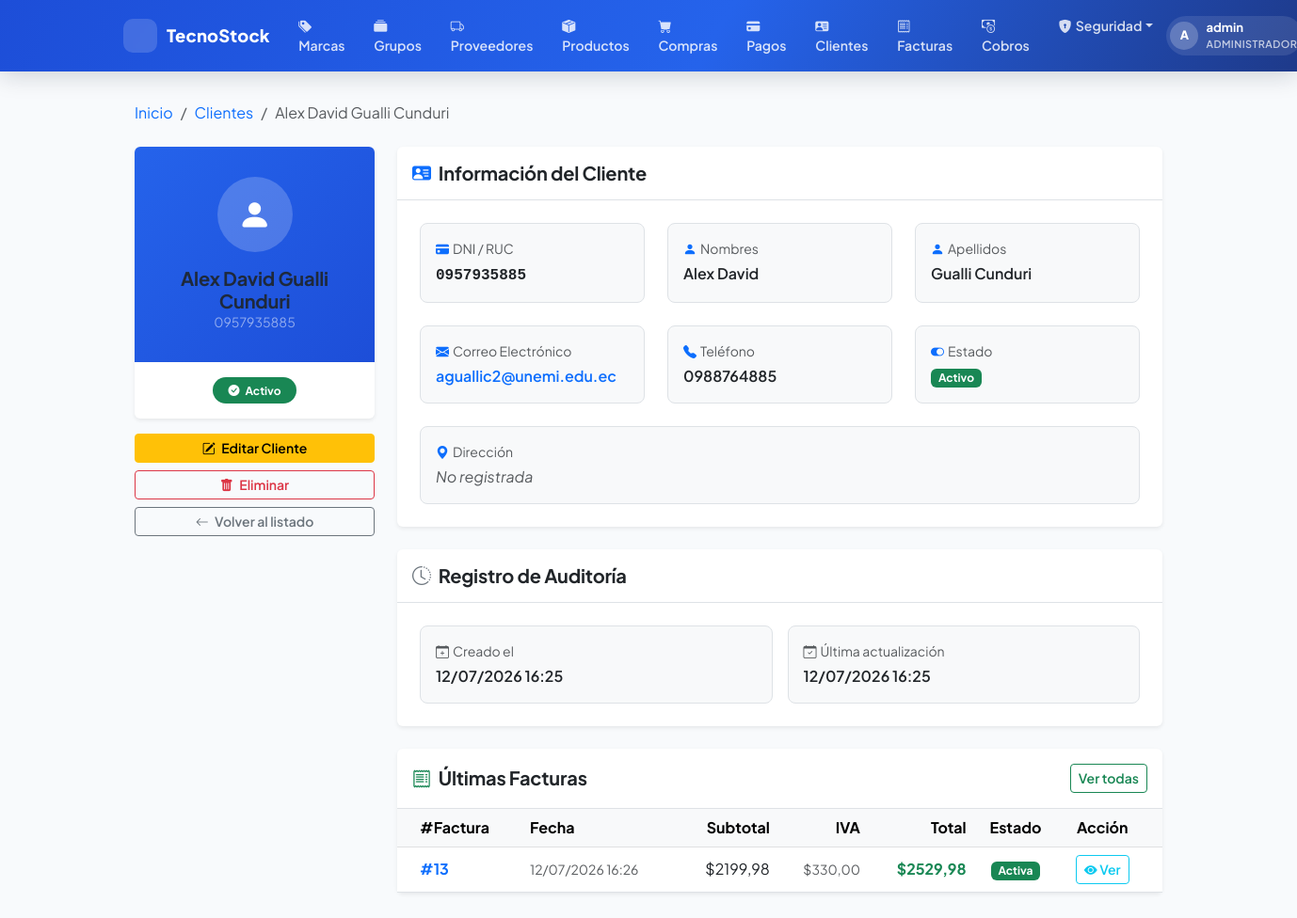
The page /customers/6/ (signed in) on the database as committed earlier.
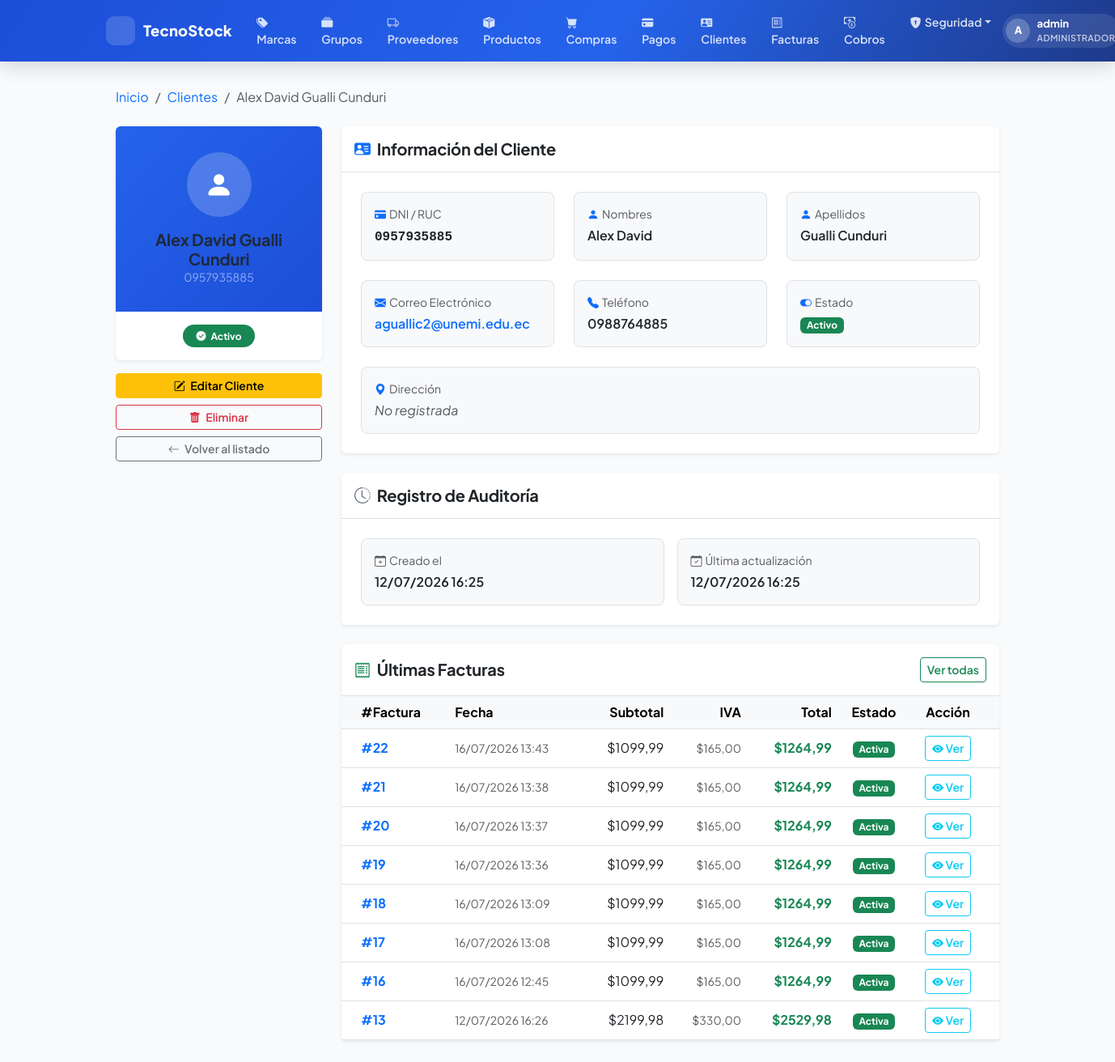
The same page on the database as committed later.
### billing/models.py (models this page shows, shortened)
class Invoice(models.Model):
    TIPO_PAGO = [
        ('contado', 'Contado'),
        ('credito', 'Crédito'),
    ]
    ESTADO = [
        ('PENDIENTE', 'Pendiente'),
        ('PAGADA', 'Pagada'),
        ('ANULADA', 'Anulada'),
    ]
    customer = models.ForeignKey(Customer, on_delete=models.PROTECT, related_name='Facturas', verbose_name='Cliente')
    invoice_date = models.DateTimeField(auto_now_add=True, verbose_name='Fecha de Factura')
    subtotal = models.DecimalField(max_digits=12, decimal_places=2, default=0, verbose_name='Subtotal')
    tax = models.DecimalField(max_digits=12, decimal_places=2, default=0, verbose_name='Impuesto')
    total = models.DecimalField(max_digits=12, decimal_places=2, default=0, verbose_name='Total')
    tipo_pago = models.CharField(max_length=10, choices=TIPO_PAGO, default='contado', verbose_name='Tipo de Pago')
    saldo = models.DecimalField(max_digits=12, decimal_places=2, default=0, verbose_name='Saldo Pendiente')
    estado = models.CharField(max_length=10, choices=ESTADO, default='PENDIENTE', verbose_name='Estado')
    is_active = models.BooleanField(default=True, verbose_name='Activa')
    class Meta:
        ordering = ['-invoice_date']

### billing/views.py (the view)
# urls.py: path('customers/<int:pk>/', views.CustomerDetailView.as_view(), name='customer_detail'),
class CustomerDetailView(LoginRequiredMixin,GroupRequiredMixin, PermissionOrRedirectMixin, DetailView):
    permission_required = 'billing.view_customer'
    group_required = ['Administrador', 'Vendedor']
    model = Customer
    template_name = 'billing/customer_detail.html'
    context_object_name = 'customer'
    def get_context_data(self, **kwargs):
        ctx = super().get_context_data(**kwargs)
        ctx['invoices'] = self.object.Facturas.select_related('customer').order_by('-invoice_date')[:10]
        return ctx

### billing/models.py (called while the page is built)
    @property
    def full_name(self): return f'{self.first_name} {self.last_name}'

### security/templatetags/security_tags.py (called while the page is built)
@register.filter(name='has_group')
def has_group(user, group_name):
    if not user.is_authenticated:
        return False
    if user.is_superuser:      # el superusuario ve todo
        return True
    return user.groups.filter(name=group_name).exists()

### shared/mixins.py (called while the page is built)
    def dispatch(self, request, *args, **kwargs):
        if not request.user.is_authenticated:
            return redirect('login')
        if request.user.is_superuser:
            return super().dispatch(request, *args, **kwargs)
        if request.user.groups.filter(name__in=self.group_required).exists():
            return super().dispatch(request, *args, **kwargs)
        messages.error(request, self.group_error_message)
        return redirect(self.group_redirect_url)

### billing/templates/billing/customer_detail.html (shortened to what the changed rows need)
{% extends 'billing/base.html' %}
{% block content %}
<div class="container py-2">
  <div class="row g-4">
    <div class="col-md-8 col-lg-9">
      <div class="card shadow-sm border-0">
        <div class="card-body p-0">
          {% if invoices %}
            <div class="table-responsive">
              <table class="table table-hover align-middle mb-0">
                <thead class="table-light">
                  <tr>
                    <th class="ps-4">#Factura</th>
                    <th>Fecha</th>
                    <th class="text-end">Subtotal</th>
                    <th class="text-end">IVA</th>
                    <th class="text-end">Total</th>
                    <th class="text-center">Estado</th>
                    <th class="text-center pe-4">Acción</th>
                  </tr>
                </thead>
                <tbody>
                  {% for inv in invoices %}
                  <tr>
                    <td class="ps-4 fw-bold text-primary">#{{ inv.id }}</td>
                    <td class="text-muted small">{{ inv.invoice_date|date:"d/m/Y H:i" }}</td>
                    <td class="text-end">${{ inv.subtotal }}</td>
                    <td class="text-end text-muted small">${{ inv.tax }}</td>
                    <td class="text-end fw-bold text-success">${{ inv.total }}</td>
                    <td class="text-center">
                      {% if inv.is_active %}
                        <span class="badge bg-success">Activa</span>
                      {% else %}
                        <span class="badge bg-secondary">Inactiva</span>
                      {% endif %}
                    </td>
                    <td class="text-center pe-4">
                      <a href="{% url 'billing:invoice_detail' inv.pk %}" class="btn btn-sm btn-outline-info">
                        <i class="bi bi-eye-fill"></i> Ver
                      </a>
                    </td>
                  </tr>
                  {% endfor %}
                </tbody>
              </table>
            </div>
          {% else %}
            <div class="text-center py-5 text-muted">
              <i class="bi bi-receipt" style="font-size: 2.5rem; opacity: 0.3;"></i>
              <p class="mt-2 mb-0">Este cliente no tiene facturas registradas.</p>
            </div>
          {% endif %}
        </div>
      </div>
    </div>
  </div>
</div>
{% endblock %}

Rows that differ between the two databases and show on the page:
added Invoice: id "22", invoice_date "16/07/2026 13:43", subtotal "1099,99", tax "165,00", total "1264,99", is_active "Activa"
added Invoice: id "21", invoice_date "16/07/2026 13:38", subtotal "1099,99", tax "165,00", total "1264,99", is_active "Activa"
added Invoice: id "20", invoice_date "16/07/2026 13:37", subtotal "1099,99", tax "165,00", total "1264,99", is_active "Activa"
added Invoice: id "19", invoice_date "16/07/2026 13:36", subtotal "1099,99", tax "165,00", total "1264,99", is_active "Activa"
added Invoice: id "18", invoice_date "16/07/2026 13:09", subtotal "1099,99", tax "165,00", total "1264,99", is_active "Activa"
added Invoice: id "17", invoice_date "16/07/2026 13:08", subtotal "1099,99", tax "165,00", total "1264,99", is_active "Activa"
added Invoice: id "16", invoice_date "16/07/2026 12:45", subtotal "1099,99", tax "165,00", total "1264,99", is_active "Activa"
